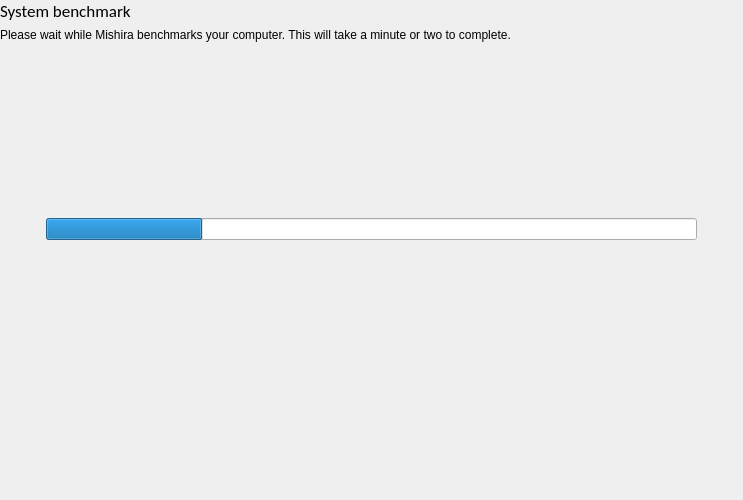
<?xml version="1.0" encoding="UTF-8"?>
<ui version="4.0">
 <class>BenchmarkPage</class>
 <widget class="QWidget" name="BenchmarkPage">
  <property name="geometry">
   <rect>
    <x>0</x>
    <y>0</y>
    <width>743</width>
    <height>500</height>
   </rect>
  </property>
  <property name="windowTitle">
   <string>Form</string>
  </property>
  <layout class="QVBoxLayout" name="verticalLayout">
   <property name="leftMargin">
    <number>0</number>
   </property>
   <property name="topMargin">
    <number>0</number>
   </property>
   <property name="rightMargin">
    <number>0</number>
   </property>
   <property name="bottomMargin">
    <number>0</number>
   </property>
   <item>
    <widget class="QLabel" name="label">
     <property name="font">
      <font>
       <family>Calibri</family>
       <pointsize>13</pointsize>
      </font>
     </property>
     <property name="text">
      <string>System benchmark</string>
     </property>
    </widget>
   </item>
   <item>
    <widget class="QLabel" name="label_2">
     <property name="text">
      <string>Please wait while Mishira benchmarks your computer. This will take a minute or two to complete.</string>
     </property>
    </widget>
   </item>
   <item>
    <widget class="QWidget" name="widget_3" native="true">
     <layout class="QGridLayout" name="gridLayout" rowstretch="2,0,3">
      <property name="leftMargin">
       <number>0</number>
      </property>
      <property name="topMargin">
       <number>0</number>
      </property>
      <property name="rightMargin">
       <number>0</number>
      </property>
      <property name="bottomMargin">
       <number>0</number>
      </property>
      <item row="1" column="1">
       <widget class="QProgressBar" name="progressBar">
        <property name="value">
         <number>24</number>
        </property>
        <property name="textVisible">
         <bool>false</bool>
        </property>
       </widget>
      </item>
      <item row="1" column="0">
       <spacer name="horizontalSpacer_2">
        <property name="orientation">
         <enum>Qt::Horizontal</enum>
        </property>
        <property name="sizeType">
         <enum>QSizePolicy::Fixed</enum>
        </property>
        <property name="sizeHint" stdset="0">
         <size>
          <width>40</width>
          <height>10</height>
         </size>
        </property>
       </spacer>
      </item>
      <item row="0" column="1">
       <spacer name="verticalSpacer">
        <property name="orientation">
         <enum>Qt::Vertical</enum>
        </property>
        <property name="sizeHint" stdset="0">
         <size>
          <width>20</width>
          <height>40</height>
         </size>
        </property>
       </spacer>
      </item>
      <item row="1" column="2">
       <spacer name="horizontalSpacer_3">
        <property name="orientation">
         <enum>Qt::Horizontal</enum>
        </property>
        <property name="sizeType">
         <enum>QSizePolicy::Fixed</enum>
        </property>
        <property name="sizeHint" stdset="0">
         <size>
          <width>40</width>
          <height>10</height>
         </size>
        </property>
       </spacer>
      </item>
      <item row="2" column="0" colspan="3">
       <widget class="EmbossWidgetLarge" name="widget" native="true">
        <property name="sizePolicy">
         <sizepolicy hsizetype="Preferred" vsizetype="MinimumExpanding">
          <horstretch>0</horstretch>
          <verstretch>0</verstretch>
         </sizepolicy>
        </property>
       </widget>
      </item>
     </layout>
    </widget>
   </item>
  </layout>
 </widget>
 <customwidgets>
  <customwidget>
   <class>EmbossWidgetLarge</class>
   <extends>QWidget</extends>
   <header>Widgets/embosswidget.h</header>
   <container>1</container>
  </customwidget>
 </customwidgets>
 <resources/>
 <connections/>
</ui>
